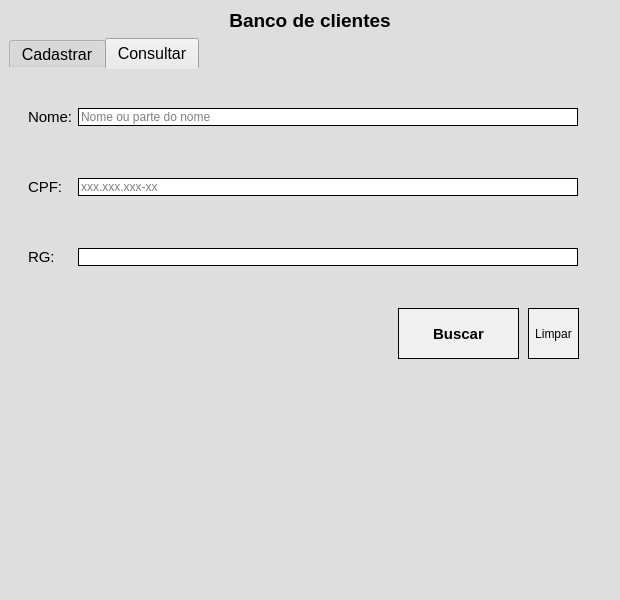
<?xml version="1.0" encoding="UTF-8"?>
<ui version="4.0">
 <class>MainWindow</class>
 <widget class="QMainWindow" name="MainWindow">
  <property name="geometry">
   <rect>
    <x>0</x>
    <y>0</y>
    <width>620</width>
    <height>600</height>
   </rect>
  </property>
  <property name="minimumSize">
   <size>
    <width>620</width>
    <height>600</height>
   </size>
  </property>
  <property name="maximumSize">
   <size>
    <width>620</width>
    <height>600</height>
   </size>
  </property>
  <property name="windowTitle">
   <string>Gerenciamento de clientes</string>
  </property>
  <property name="styleSheet">
   <string notr="true">background-color: rgb(222, 222, 222);</string>
  </property>
  <widget class="QWidget" name="centralwidget">
   <layout class="QVBoxLayout" name="verticalLayout">
    <item>
     <widget class="QLabel" name="label_titulo">
      <property name="font">
       <font>
        <pointsize>14</pointsize>
        <weight>75</weight>
        <bold>true</bold>
       </font>
      </property>
      <property name="layoutDirection">
       <enum>Qt::LeftToRight</enum>
      </property>
      <property name="autoFillBackground">
       <bool>false</bool>
      </property>
      <property name="text">
       <string>Banco de clientes</string>
      </property>
      <property name="textFormat">
       <enum>Qt::AutoText</enum>
      </property>
      <property name="alignment">
       <set>Qt::AlignCenter</set>
      </property>
     </widget>
    </item>
    <item>
     <widget class="QTabWidget" name="abas">
      <property name="font">
       <font>
        <pointsize>12</pointsize>
       </font>
      </property>
      <property name="toolTip">
       <string/>
      </property>
      <property name="styleSheet">
       <string notr="true">QTabWidget::pane { /* The tab widget frame */
    border-bottom: 0px solid #C2C7CB;
}

QTabWidget:Focus{background-color: Black;}</string>
      </property>
      <property name="currentIndex">
       <number>1</number>
      </property>
      <widget class="QWidget" name="tab">
       <attribute name="title">
        <string>Cadastrar</string>
       </attribute>
       <layout class="QVBoxLayout" name="verticalLayout_2">
        <item>
         <widget class="QFrame" name="frame">
          <property name="frameShape">
           <enum>QFrame::NoFrame</enum>
          </property>
          <property name="frameShadow">
           <enum>QFrame::Raised</enum>
          </property>
          <layout class="QHBoxLayout" name="horizontalLayout_2">
           <item>
            <widget class="QLabel" name="label_nome">
             <property name="font">
              <font>
               <pointsize>11</pointsize>
              </font>
             </property>
             <property name="text">
              <string>Nome completo: </string>
             </property>
            </widget>
           </item>
           <item>
            <widget class="QLineEdit" name="nome_cliente">
             <property name="toolTip">
              <string>&lt;html&gt;&lt;head/&gt;&lt;body&gt;&lt;p align=&quot;center&quot;&gt;Informe o nome completo do cliente&lt;/p&gt;&lt;/body&gt;&lt;/html&gt;</string>
             </property>
             <property name="whatsThis">
              <string/>
             </property>
             <property name="styleSheet">
              <string notr="true">border: 1px solid rgb(0,0,0);
background-color: white;</string>
             </property>
             <property name="inputMask">
              <string/>
             </property>
             <property name="text">
              <string/>
             </property>
             <property name="echoMode">
              <enum>QLineEdit::Normal</enum>
             </property>
             <property name="placeholderText">
              <string>Nome completo</string>
             </property>
            </widget>
           </item>
          </layout>
         </widget>
        </item>
        <item>
         <widget class="QFrame" name="frame_6">
          <property name="frameShape">
           <enum>QFrame::NoFrame</enum>
          </property>
          <property name="frameShadow">
           <enum>QFrame::Raised</enum>
          </property>
          <layout class="QHBoxLayout" name="horizontalLayout_3">
           <item>
            <widget class="QLabel" name="label_nascimento">
             <property name="font">
              <font>
               <pointsize>11</pointsize>
              </font>
             </property>
             <property name="text">
              <string>Data de nascimento: </string>
             </property>
            </widget>
           </item>
           <item>
            <widget class="QDateEdit" name="nascimento">
             <property name="toolTip">
              <string>&lt;html&gt;&lt;head/&gt;&lt;body&gt;&lt;p align=&quot;center&quot;&gt;Informe a data do nascimento.&lt;/p&gt;&lt;/body&gt;&lt;/html&gt;</string>
             </property>
             <property name="styleSheet">
              <string notr="true">border: 1px solid rgb(0,0,0);
background-color: white;</string>
             </property>
             <property name="dateTime">
              <datetime>
               <hour>0</hour>
               <minute>0</minute>
               <second>1</second>
               <year>2020</year>
               <month>1</month>
               <day>1</day>
              </datetime>
             </property>
             <property name="minimumDateTime">
              <datetime>
               <hour>0</hour>
               <minute>0</minute>
               <second>0</second>
               <year>1900</year>
               <month>9</month>
               <day>13</day>
              </datetime>
             </property>
             <property name="minimumDate">
              <date>
               <year>1900</year>
               <month>9</month>
               <day>13</day>
              </date>
             </property>
             <property name="calendarPopup">
              <bool>true</bool>
             </property>
             <property name="currentSectionIndex">
              <number>0</number>
             </property>
            </widget>
           </item>
           <item>
            <widget class="QLabel" name="label_telefone">
             <property name="font">
              <font>
               <pointsize>11</pointsize>
              </font>
             </property>
             <property name="text">
              <string>Telefone: </string>
             </property>
            </widget>
           </item>
           <item>
            <widget class="QLineEdit" name="telefone">
             <property name="toolTip">
              <string>&lt;html&gt;&lt;head/&gt;&lt;body&gt;&lt;p align=&quot;center&quot;&gt;Informe o telefone para contato&lt;/p&gt;&lt;/body&gt;&lt;/html&gt;</string>
             </property>
             <property name="styleSheet">
              <string notr="true">border: 1px solid rgb(0,0,0);
background-color: white;</string>
             </property>
             <property name="inputMask">
              <string/>
             </property>
             <property name="placeholderText">
              <string>(xx) 9.9999-9999</string>
             </property>
            </widget>
           </item>
          </layout>
         </widget>
        </item>
        <item>
         <widget class="QFrame" name="frame_2">
          <property name="frameShape">
           <enum>QFrame::NoFrame</enum>
          </property>
          <property name="frameShadow">
           <enum>QFrame::Raised</enum>
          </property>
          <layout class="QHBoxLayout" name="horizontalLayout">
           <item>
            <widget class="QLabel" name="label_email">
             <property name="font">
              <font>
               <pointsize>11</pointsize>
              </font>
             </property>
             <property name="text">
              <string>Email: </string>
             </property>
            </widget>
           </item>
           <item>
            <widget class="QLineEdit" name="email">
             <property name="toolTip">
              <string>&lt;html&gt;&lt;head/&gt;&lt;body&gt;&lt;p align=&quot;center&quot;&gt;Inserir email para contato&lt;/p&gt;&lt;/body&gt;&lt;/html&gt;</string>
             </property>
             <property name="styleSheet">
              <string notr="true">border: 1px solid rgb(0,0,0);
background-color: white;</string>
             </property>
             <property name="placeholderText">
              <string>example@example.com</string>
             </property>
            </widget>
           </item>
          </layout>
         </widget>
        </item>
        <item>
         <widget class="QFrame" name="frame_5">
          <property name="frameShape">
           <enum>QFrame::NoFrame</enum>
          </property>
          <property name="frameShadow">
           <enum>QFrame::Raised</enum>
          </property>
          <layout class="QHBoxLayout" name="horizontalLayout_4">
           <item>
            <widget class="QLabel" name="label_cpf">
             <property name="font">
              <font>
               <pointsize>11</pointsize>
              </font>
             </property>
             <property name="text">
              <string>CPF: </string>
             </property>
            </widget>
           </item>
           <item>
            <widget class="QLineEdit" name="cpf">
             <property name="toolTip">
              <string>&lt;html&gt;&lt;head/&gt;&lt;body&gt;&lt;p align=&quot;center&quot;&gt;Inserir CPF&lt;/p&gt;&lt;/body&gt;&lt;/html&gt;</string>
             </property>
             <property name="styleSheet">
              <string notr="true">border: 1px solid rgb(0,0,0);
background-color: white;</string>
             </property>
             <property name="placeholderText">
              <string>xxx.xxx.xxx-xx</string>
             </property>
            </widget>
           </item>
           <item>
            <widget class="QLabel" name="label_rg">
             <property name="font">
              <font>
               <pointsize>11</pointsize>
              </font>
             </property>
             <property name="text">
              <string>RG: </string>
             </property>
            </widget>
           </item>
           <item>
            <widget class="QLineEdit" name="rg">
             <property name="toolTip">
              <string>&lt;html&gt;&lt;head/&gt;&lt;body&gt;&lt;p align=&quot;center&quot;&gt;Inserir RG&lt;/p&gt;&lt;/body&gt;&lt;/html&gt;</string>
             </property>
             <property name="styleSheet">
              <string notr="true">border: 1px solid rgb(0,0,0);
background-color: white;</string>
             </property>
             <property name="placeholderText">
              <string/>
             </property>
             <property name="cursorMoveStyle">
              <enum>Qt::LogicalMoveStyle</enum>
             </property>
            </widget>
           </item>
          </layout>
         </widget>
        </item>
        <item>
         <widget class="QFrame" name="frame_7">
          <property name="frameShape">
           <enum>QFrame::NoFrame</enum>
          </property>
          <property name="frameShadow">
           <enum>QFrame::Raised</enum>
          </property>
          <layout class="QHBoxLayout" name="horizontalLayout_6">
           <item>
            <widget class="QLabel" name="label_plano">
             <property name="font">
              <font>
               <pointsize>11</pointsize>
              </font>
             </property>
             <property name="text">
              <string>Plano: </string>
             </property>
            </widget>
           </item>
           <item>
            <widget class="QFrame" name="frame_10">
             <property name="minimumSize">
              <size>
               <width>120</width>
               <height>0</height>
              </size>
             </property>
             <property name="frameShape">
              <enum>QFrame::NoFrame</enum>
             </property>
             <property name="frameShadow">
              <enum>QFrame::Raised</enum>
             </property>
             <layout class="QVBoxLayout" name="verticalLayout_4">
              <item>
               <widget class="QRadioButton" name="plano_A">
                <property name="font">
                 <font>
                  <pointsize>10</pointsize>
                 </font>
                </property>
                <property name="text">
                 <string>Plano Prime - R$100</string>
                </property>
               </widget>
              </item>
              <item>
               <widget class="QRadioButton" name="plano_B">
                <property name="font">
                 <font>
                  <pointsize>10</pointsize>
                 </font>
                </property>
                <property name="text">
                 <string>Plano Premium - R$200</string>
                </property>
               </widget>
              </item>
              <item>
               <widget class="QRadioButton" name="plano_C">
                <property name="font">
                 <font>
                  <pointsize>10</pointsize>
                 </font>
                </property>
                <property name="text">
                 <string>Plano Platinum - R$500</string>
                </property>
               </widget>
              </item>
             </layout>
            </widget>
           </item>
           <item>
            <widget class="QLabel" name="label_corretor">
             <property name="font">
              <font>
               <pointsize>11</pointsize>
              </font>
             </property>
             <property name="text">
              <string>Corretor: </string>
             </property>
            </widget>
           </item>
           <item>
            <widget class="QLineEdit" name="corretor">
             <property name="toolTip">
              <string>&lt;html&gt;&lt;head/&gt;&lt;body&gt;&lt;p align=&quot;center&quot;&gt;Nome do corretor responsável pela operação&lt;/p&gt;&lt;/body&gt;&lt;/html&gt;</string>
             </property>
             <property name="styleSheet">
              <string notr="true">border: 1px solid rgb(0,0,0);
background-color: white;</string>
             </property>
            </widget>
           </item>
          </layout>
         </widget>
        </item>
        <item>
         <widget class="QFrame" name="frame_4">
          <property name="frameShape">
           <enum>QFrame::NoFrame</enum>
          </property>
          <property name="frameShadow">
           <enum>QFrame::Raised</enum>
          </property>
          <layout class="QHBoxLayout" name="horizontalLayout_5">
           <item>
            <widget class="QLabel" name="label_forma_pgto">
             <property name="font">
              <font>
               <pointsize>11</pointsize>
              </font>
             </property>
             <property name="text">
              <string>Forma de pagamento:</string>
             </property>
            </widget>
           </item>
           <item>
            <widget class="QLineEdit" name="forma_pgto">
             <property name="toolTip">
              <string>&lt;html&gt;&lt;head/&gt;&lt;body&gt;&lt;p align=&quot;center&quot;&gt;Forma de pagamento do plano de saúde&lt;/p&gt;&lt;/body&gt;&lt;/html&gt;</string>
             </property>
             <property name="styleSheet">
              <string notr="true">border: 1px solid rgb(0,0,0);
background-color: white;</string>
             </property>
            </widget>
           </item>
          </layout>
         </widget>
        </item>
        <item>
         <widget class="QFrame" name="frame_3">
          <property name="frameShape">
           <enum>QFrame::NoFrame</enum>
          </property>
          <property name="frameShadow">
           <enum>QFrame::Raised</enum>
          </property>
          <widget class="QPushButton" name="pushButton">
           <property name="geometry">
            <rect>
             <x>520</x>
             <y>0</y>
             <width>51</width>
             <height>51</height>
            </rect>
           </property>
           <property name="font">
            <font>
             <pointsize>9</pointsize>
            </font>
           </property>
           <property name="toolTip">
            <string>&lt;html&gt;&lt;head/&gt;&lt;body&gt;&lt;p align=&quot;center&quot;&gt;Limpar todos os campos preenchidos&lt;/p&gt;&lt;/body&gt;&lt;/html&gt;</string>
           </property>
           <property name="styleSheet">
            <string notr="true">border: 1px solid rgb(00,0,0);
background-color: rgb(240, 240, 240);</string>
           </property>
           <property name="text">
            <string>Limpar</string>
           </property>
          </widget>
          <widget class="QPushButton" name="cadastrar">
           <property name="geometry">
            <rect>
             <x>390</x>
             <y>0</y>
             <width>121</width>
             <height>51</height>
            </rect>
           </property>
           <property name="font">
            <font>
             <pointsize>11</pointsize>
             <weight>75</weight>
             <bold>true</bold>
            </font>
           </property>
           <property name="toolTip">
            <string>&lt;html&gt;&lt;head/&gt;&lt;body&gt;&lt;p align=&quot;center&quot;&gt;Cadastrar cliente&lt;/p&gt;&lt;/body&gt;&lt;/html&gt;</string>
           </property>
           <property name="styleSheet">
            <string notr="true">border: 1px solid rgb(0,0,0);
background-color: rgb(240, 240, 240);</string>
           </property>
           <property name="text">
            <string>Cadastrar</string>
           </property>
          </widget>
         </widget>
        </item>
       </layout>
      </widget>
      <widget class="QWidget" name="tab_2">
       <attribute name="icon">
        <iconset theme="s">
         <normaloff>.</normaloff>.</iconset>
       </attribute>
       <attribute name="title">
        <string>Consultar</string>
       </attribute>
       <layout class="QVBoxLayout" name="verticalLayout_3">
        <item>
         <widget class="QFrame" name="frame_9">
          <property name="frameShape">
           <enum>QFrame::NoFrame</enum>
          </property>
          <property name="frameShadow">
           <enum>QFrame::Raised</enum>
          </property>
          <widget class="QLineEdit" name="busca_nome">
           <property name="geometry">
            <rect>
             <x>60</x>
             <y>30</y>
             <width>500</width>
             <height>18</height>
            </rect>
           </property>
           <property name="styleSheet">
            <string notr="true">border:1px solid black;
background-color: white;</string>
           </property>
           <property name="placeholderText">
            <string>Nome ou parte do nome</string>
           </property>
          </widget>
          <widget class="QLineEdit" name="busca_cpf">
           <property name="geometry">
            <rect>
             <x>60</x>
             <y>100</y>
             <width>500</width>
             <height>18</height>
            </rect>
           </property>
           <property name="cursor">
            <cursorShape>IBeamCursor</cursorShape>
           </property>
           <property name="styleSheet">
            <string notr="true">border:1px solid black;
background-color: white;</string>
           </property>
           <property name="placeholderText">
            <string>xxx.xxx.xxx-xx</string>
           </property>
          </widget>
          <widget class="QLineEdit" name="busca_rg">
           <property name="geometry">
            <rect>
             <x>60</x>
             <y>170</y>
             <width>500</width>
             <height>18</height>
            </rect>
           </property>
           <property name="styleSheet">
            <string notr="true">border:1px solid black;
background-color: white;</string>
           </property>
          </widget>
          <widget class="QLabel" name="label_11">
           <property name="geometry">
            <rect>
             <x>10</x>
             <y>100</y>
             <width>50</width>
             <height>18</height>
            </rect>
           </property>
           <property name="font">
            <font>
             <pointsize>11</pointsize>
            </font>
           </property>
           <property name="text">
            <string>CPF:</string>
           </property>
          </widget>
          <widget class="QLabel" name="label_12">
           <property name="geometry">
            <rect>
             <x>10</x>
             <y>170</y>
             <width>50</width>
             <height>18</height>
            </rect>
           </property>
           <property name="font">
            <font>
             <pointsize>11</pointsize>
            </font>
           </property>
           <property name="text">
            <string>RG:</string>
           </property>
          </widget>
          <widget class="QLabel" name="label_13">
           <property name="geometry">
            <rect>
             <x>10</x>
             <y>30</y>
             <width>50</width>
             <height>18</height>
            </rect>
           </property>
           <property name="font">
            <font>
             <pointsize>11</pointsize>
            </font>
           </property>
           <property name="text">
            <string>Nome:</string>
           </property>
          </widget>
          <widget class="QFrame" name="frame_8">
           <property name="geometry">
            <rect>
             <x>-10</x>
             <y>220</y>
             <width>591</width>
             <height>62</height>
            </rect>
           </property>
           <property name="frameShape">
            <enum>QFrame::NoFrame</enum>
           </property>
           <property name="frameShadow">
            <enum>QFrame::Raised</enum>
           </property>
           <widget class="QPushButton" name="pushButton_3">
            <property name="geometry">
             <rect>
              <x>520</x>
              <y>10</y>
              <width>51</width>
              <height>51</height>
             </rect>
            </property>
            <property name="font">
             <font>
              <pointsize>9</pointsize>
             </font>
            </property>
            <property name="styleSheet">
             <string notr="true">border: 1px solid rgb(00,0,0);
background-color: rgb(240, 240, 240);</string>
            </property>
            <property name="text">
             <string>Limpar</string>
            </property>
           </widget>
           <widget class="QPushButton" name="buscar">
            <property name="geometry">
             <rect>
              <x>390</x>
              <y>10</y>
              <width>121</width>
              <height>51</height>
             </rect>
            </property>
            <property name="font">
             <font>
              <pointsize>11</pointsize>
              <weight>75</weight>
              <bold>true</bold>
             </font>
            </property>
            <property name="styleSheet">
             <string notr="true">border: 1px solid rgb(0,0,0);
background-color: rgb(240, 240, 240);</string>
            </property>
            <property name="text">
             <string>Buscar</string>
            </property>
           </widget>
          </widget>
         </widget>
        </item>
       </layout>
      </widget>
     </widget>
    </item>
   </layout>
  </widget>
  <widget class="QStatusBar" name="statusbar"/>
 </widget>
 <tabstops>
  <tabstop>nome_cliente</tabstop>
  <tabstop>nascimento</tabstop>
  <tabstop>telefone</tabstop>
  <tabstop>email</tabstop>
  <tabstop>cpf</tabstop>
  <tabstop>rg</tabstop>
  <tabstop>corretor</tabstop>
  <tabstop>forma_pgto</tabstop>
  <tabstop>cadastrar</tabstop>
  <tabstop>pushButton</tabstop>
  <tabstop>busca_nome</tabstop>
  <tabstop>busca_cpf</tabstop>
  <tabstop>busca_rg</tabstop>
  <tabstop>buscar</tabstop>
  <tabstop>pushButton_3</tabstop>
 </tabstops>
 <resources/>
 <connections>
  <connection>
   <sender>pushButton</sender>
   <signal>clicked()</signal>
   <receiver>forma_pgto</receiver>
   <slot>clear()</slot>
   <hints>
    <hint type="sourcelabel">
     <x>588</x>
     <y>560</y>
    </hint>
    <hint type="destinationlabel">
     <x>592</x>
     <y>471</y>
    </hint>
   </hints>
  </connection>
  <connection>
   <sender>pushButton</sender>
   <signal>clicked()</signal>
   <receiver>rg</receiver>
   <slot>clear()</slot>
   <hints>
    <hint type="sourcelabel">
     <x>568</x>
     <y>560</y>
    </hint>
    <hint type="destinationlabel">
     <x>592</x>
     <y>336</y>
    </hint>
   </hints>
  </connection>
  <connection>
   <sender>pushButton</sender>
   <signal>clicked()</signal>
   <receiver>cpf</receiver>
   <slot>clear()</slot>
   <hints>
    <hint type="sourcelabel">
     <x>561</x>
     <y>560</y>
    </hint>
    <hint type="destinationlabel">
     <x>298</x>
     <y>336</y>
    </hint>
   </hints>
  </connection>
  <connection>
   <sender>pushButton</sender>
   <signal>clicked()</signal>
   <receiver>email</receiver>
   <slot>clear()</slot>
   <hints>
    <hint type="sourcelabel">
     <x>588</x>
     <y>560</y>
    </hint>
    <hint type="destinationlabel">
     <x>592</x>
     <y>268</y>
    </hint>
   </hints>
  </connection>
  <connection>
   <sender>pushButton</sender>
   <signal>clicked()</signal>
   <receiver>telefone</receiver>
   <slot>clear()</slot>
   <hints>
    <hint type="sourcelabel">
     <x>588</x>
     <y>560</y>
    </hint>
    <hint type="destinationlabel">
     <x>540</x>
     <y>199</y>
    </hint>
   </hints>
  </connection>
  <connection>
   <sender>pushButton</sender>
   <signal>clicked()</signal>
   <receiver>nome_cliente</receiver>
   <slot>clear()</slot>
   <hints>
    <hint type="sourcelabel">
     <x>588</x>
     <y>560</y>
    </hint>
    <hint type="destinationlabel">
     <x>351</x>
     <y>130</y>
    </hint>
   </hints>
  </connection>
  <connection>
   <sender>pushButton</sender>
   <signal>clicked()</signal>
   <receiver>nascimento</receiver>
   <slot>clear()</slot>
   <hints>
    <hint type="sourcelabel">
     <x>588</x>
     <y>560</y>
    </hint>
    <hint type="destinationlabel">
     <x>252</x>
     <y>200</y>
    </hint>
   </hints>
  </connection>
  <connection>
   <sender>pushButton_3</sender>
   <signal>clicked()</signal>
   <receiver>busca_rg</receiver>
   <slot>clear()</slot>
   <hints>
    <hint type="sourcelabel">
     <x>551</x>
     <y>341</y>
    </hint>
    <hint type="destinationlabel">
     <x>529</x>
     <y>275</y>
    </hint>
   </hints>
  </connection>
  <connection>
   <sender>pushButton_3</sender>
   <signal>clicked()</signal>
   <receiver>busca_cpf</receiver>
   <slot>clear()</slot>
   <hints>
    <hint type="sourcelabel">
     <x>563</x>
     <y>350</y>
    </hint>
    <hint type="destinationlabel">
     <x>539</x>
     <y>201</y>
    </hint>
   </hints>
  </connection>
  <connection>
   <sender>pushButton_3</sender>
   <signal>clicked()</signal>
   <receiver>busca_nome</receiver>
   <slot>clear()</slot>
   <hints>
    <hint type="sourcelabel">
     <x>550</x>
     <y>352</y>
    </hint>
    <hint type="destinationlabel">
     <x>550</x>
     <y>132</y>
    </hint>
   </hints>
  </connection>
 </connections>
</ui>
